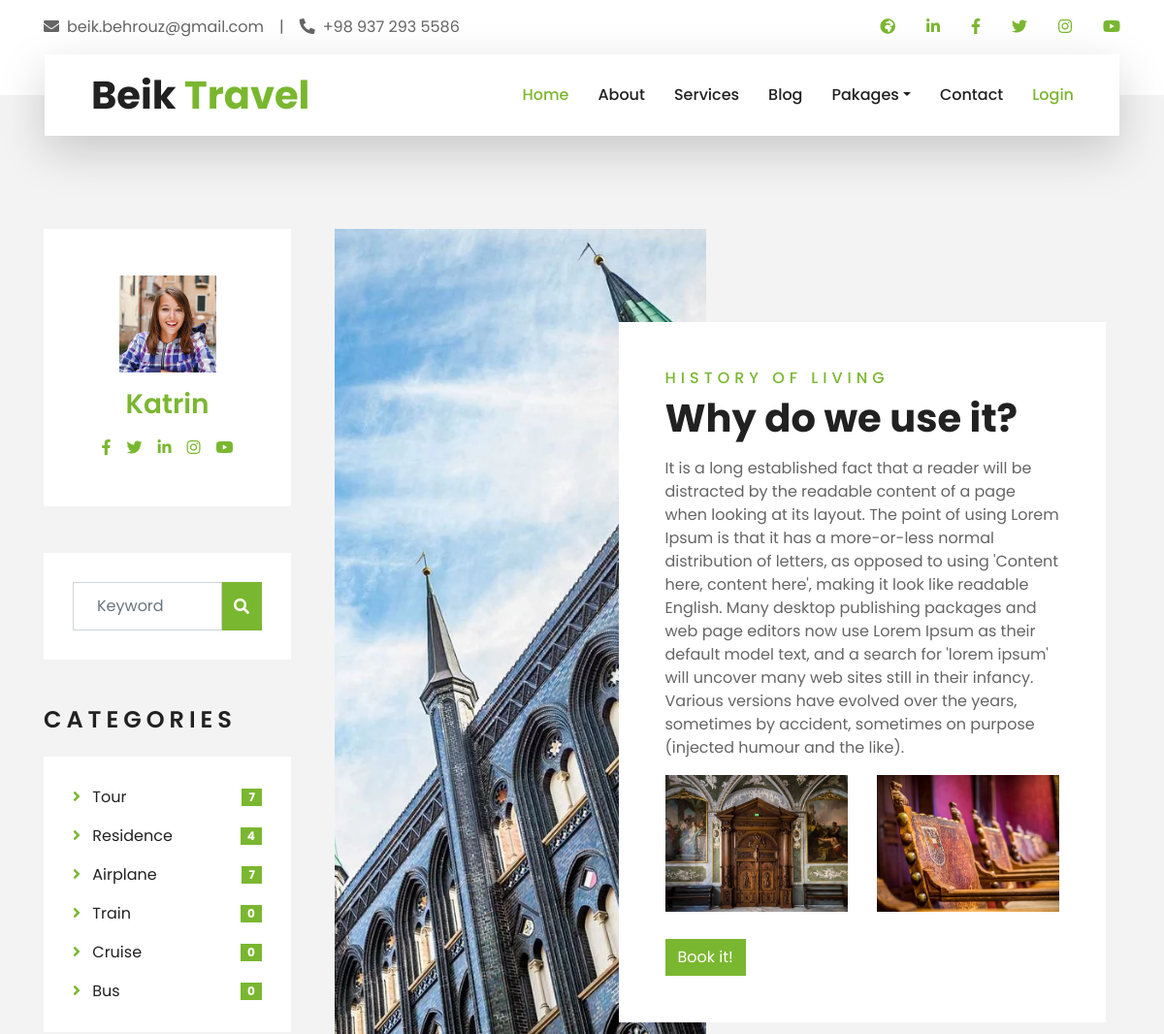
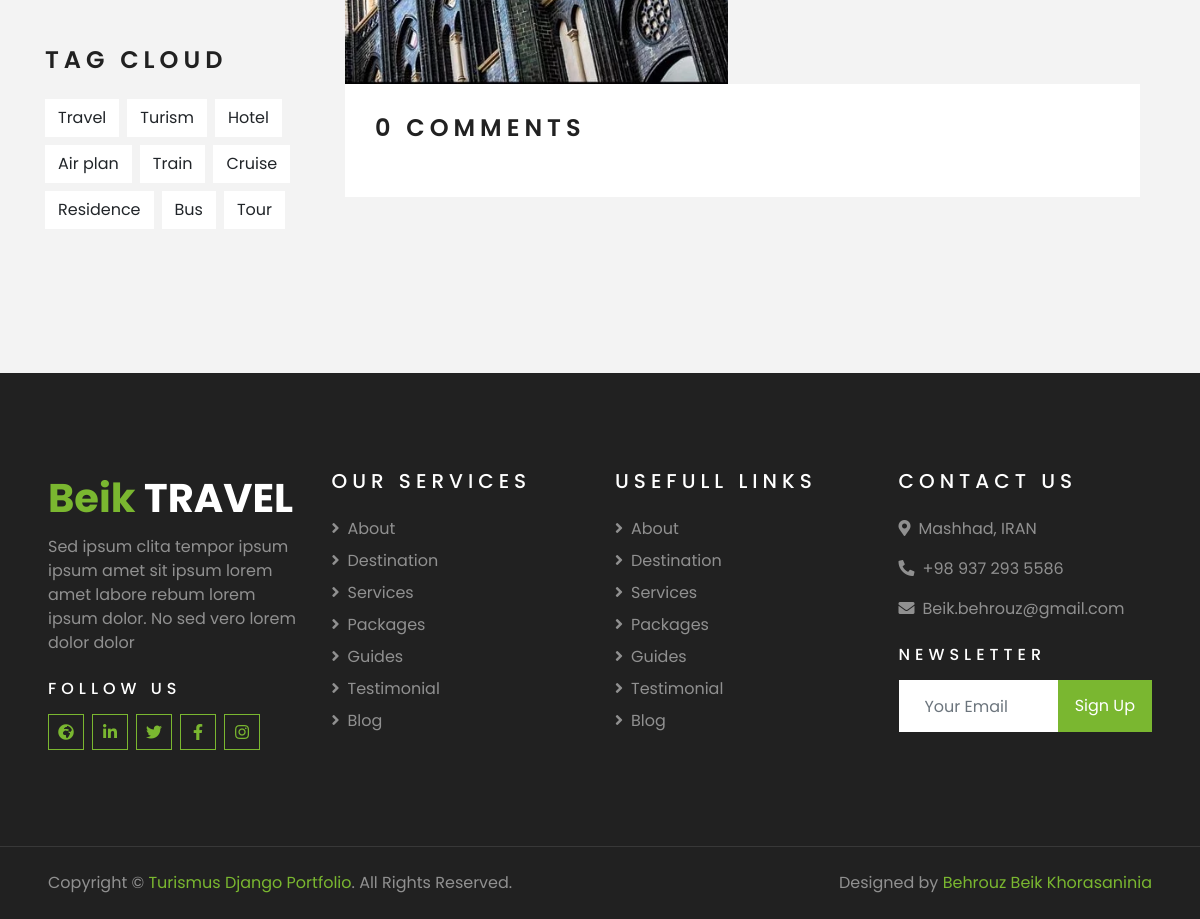
/Blog/blogdetail/5/, run on the app's committed database (2 pictures, top to bottom).
### Account/models.py (models this page shows, shortened)
class CustomUser (AbstractBaseUser, PermissionsMixin):
    USERTYPE=(
        ('Ma','MASTER'),
        ('Tr','TRAVELER'),
        ('Us','USER'),
        ('Bl','BLOGER'),
        ('Gu', 'GUIDE'),
    )
    username = models.CharField ( max_length=100, blank=True,null=True )
    mobile  = models.CharField ( max_length=15, default='0' )
    email = models.EmailField(unique=True)
    usertype = models.CharField ( max_length=2, choices=USERTYPE, default='Us' )
    firstname  = models.CharField ( blank=True,null=True,max_length=50 )
    lastname  = models.CharField ( blank=True,null=True,max_length=50 )
    first_name  = models.CharField ( blank=True,null=True,max_length=50 )
    last_name  = models.CharField ( blank=True,null=True,max_length=50 )
    unicid  = models.CharField ( max_length=10, unique=True )
    birthday  = models.DateTimeField ( blank=True,null=True )
    gender  = models.BooleanField ( blank=True,null=True )
    status = models.BooleanField(default=False)
    image = models.ImageField ( blank=True,null=True,upload_to='Profile' )
    city = models.ForeignKey(to='Home.City', on_delete=models.CASCADE, blank=True,null=True)
    profesional = models.CharField ( max_length=50, blank=True, null=True )
    is_superuser = models.BooleanField(default=False)
    is_staff = models.BooleanField(default=False)
    is_active = models.BooleanField(default=False)
    date_joined = models.DateTimeField(blank=True, null=True)
    USERNAME_FIELD = 'email'
    EMAIL_FIELD = 'email'
    REQUIRED_FIELDS = []
    objects = UserManager()

### Blog/models.py (models this page shows, shortened)
class ArticleImg(models.Model):
    title = models.CharField(max_length=15, default="0")
    image = models.ImageField(upload_to='Frame')
    article = models.ForeignKey(Article, on_delete=models.CASCADE)
    imgOrder = models.PositiveIntegerField()

class Article(models.Model):
    STATUS_CHOISES =(
        ('pub' , 'Published'),
        ('drf', 'Draft'),
    )
    PRODUCT_STARS = [
        ('1' , 'Very Bad'),
        ('2', 'Bad'),
        ('3', 'Normal'),
        ('4', 'Good'),
        ('5', 'Perfect'),
    ]
    title = models.CharField(max_length=50)
    frame = models.ForeignKey(Frame, on_delete=models.CASCADE)
    create = models.DateTimeField(auto_now_add=True)
    update = models.DateTimeField(auto_now=True)
    author = models.ForeignKey( CustomUser, on_delete=models.CASCADE )
    status = models.CharField(choices=STATUS_CHOISES,max_length=3,default='drf')

class ArticlePart(models.Model):
    partTitle = models.CharField(max_length=50)
    text = models.TextField()
    article = models.ForeignKey(Article, on_delete=models.CASCADE)
    partOrder = models.PositiveIntegerField()

class ArticleLink(models.Model):
    title = models.CharField(max_length=50, default="0")
    link = models.CharField(max_length=150)
    article = models.ForeignKey(Article, on_delete=models.CASCADE)
    linkOrder = models.PositiveIntegerField()

### Blog/views.py (the view)
# urls.py: path('blogdetail/<int:articleid>/', views.blogdetail, name='blogdetail'),
def blogdetail(request, articleid):
    class counter():
        tour = Tour.objects.all().count()
        airplane = Transport.objects.filter(beginning__type='Pl').count()
        train = Transport.objects.filter(beginning__type='Tr').count()
        bus = Transport.objects.filter(beginning__type='BU').count()
        cruise = Transport.objects.filter(beginning__type='Cr').count()
        residence = Residence.objects.all().count()
    class MyArticle:
        def __init__(self, selectarticle):
            self.id = selectarticle.id
            self.parts = ArticlePart.objects.filter(article_id=selectarticle.id).order_by('partOrder')
            self.images = ArticleImg.objects.filter(article_id=selectarticle.id).order_by('imgOrder')
            self.links = ArticleLink.objects.filter(article_id=selectarticle.id).order_by('linkOrder')
            self.title = selectarticle.title
            self.frame = selectarticle.frame.htmlFileName
            self.create = selectarticle.create
            self.month = (datetime.datetime.strptime(str(self.create.month), "%m")).strftime("%b")
            self.update = selectarticle.update
            self.author = selectarticle.author
            self.status = selectarticle.status
    myarticle = MyArticle(Article.objects.get(id=articleid))
    comments = Comment.objects.filter(article_id=articleid, active=True)
    context = {
        'counter':counter,
        'myarticle' : myarticle,
        'comments':comments,
    }
    return (render(request,'Blog/blogdetail.html',context))

### Blog/templates/Blog/blogdetail.html (shortened to what this page needs)
{% extends '_base.html' %}
{% load static %}
{% load djmoney %}
{% block static%}
    <link href="{% static 'lib/owlcarousel/assets/owl.carousel.min.css' %}" rel="stylesheet">
    <link href="{% static 'lib/tempusdominus/css/tempusdominus-bootstrap-4.min.css' %}" rel="stylesheet" />
    <link href="{% static 'css/style.css' %}" rel="stylesheet">
    <link href="{% static 'css/newstyle.css' %}" rel="stylesheet">
{%endblock%}
{% block body %}
    <div class="container-fluid py-5">
        <div class="container py-5">
            <div class="row">
                <div class="col-lg-3 mt-5 mt-lg-0">
                    <div class="d-flex flex-column text-center bg-white mb-5 py-5 px-4">
                        {% if myarticle.author.image %}
                        <img src="{{ myarticle.author.image.url }}" alt="{{ myarticle.author.firstname }}" class="img-fluid mx-auto mb-3" style="width: 100px;">
                        {% endif %}
                        <h3 class="text-primary mb-3">{{ myarticle.author.firstname }}</h3>
                        <div class="d-flex justify-content-center">
                            <a class="text-primary px-2" href="">
                                <i class="fab fa-facebook-f"></i>
                            </a>
                            <a class="text-primary px-2" href="">
                                <i class="fab fa-twitter"></i>
                            </a>
                            <a class="text-primary px-2" href="">
                                <i class="fab fa-linkedin-in"></i>
                            </a>
                            <a class="text-primary px-2" href="">
                                <i class="fab fa-instagram"></i>
                            </a>
                            <a class="text-primary px-2" href="">
                                <i class="fab fa-youtube"></i>
                            </a>
                        </div>
                    </div>
                    <div class="mb-5">
                        <div class="bg-white" style="padding: 30px;">
                            <div class="input-group">
                                <input type="text" class="form-control p-4" placeholder="Keyword">
                                <div class="input-group-append">
                                    <span class="input-group-text bg-primary border-primary text-white"><i
                                            class="fa fa-search"></i></span>
                                </div>
                            </div>
                        </div>
                    </div>
                    <div class="mb-5">
                        <h4 class="text-uppercase mb-4" style="letter-spacing: 5px;">Categories</h4>
                        <div class="bg-white" style="padding: 30px;">
                            <ul class="list-inline m-0">
                                <li class="mb-3 d-flex justify-content-between align-items-center">
                                    <a class="text-dark" href="#">
                                        <i class="fa fa-angle-right text-primary mr-2"></i>
                                        Tour
                                    </a>
                                    <span class="badge badge-primary badge-pill">{{ counter.tour }}</span>
                                </li>
                                <li class="mb-3 d-flex justify-content-between align-items-center">
                                    <a class="text-dark" href="#">
                                        <i class="fa fa-angle-right text-primary mr-2"></i>
                                        Residence
                                    </a>
                                    <span class="badge badge-primary badge-pill">{{ counter.residence }}</span>
                                </li>
                                <li class="mb-3 d-flex justify-content-between align-items-center">
                                    <a class="text-dark" href="#">
                                        <i class="fa fa-angle-right text-primary mr-2"></i>
                                        Airplane
                                    </a>
                                    <span class="badge badge-primary badge-pill">{{ counter.airplane }}</span>
                                </li>
                                <li class="mb-3 d-flex justify-content-between align-items-center">
                                    <a class="text-dark" href="#">
                                        <i class="fa fa-angle-right text-primary mr-2"></i>
                                        Train
                                    </a>
                                    <span class="badge badge-primary badge-pill">{{ counter.train }}</span>
                                </li>
                                <li class="mb-3 d-flex justify-content-between align-items-center">
                                    <a class="text-dark" href="#">
                                        <i class="fa fa-angle-right text-primary mr-2"></i>
                                        Cruise
                                    </a>
                                    <span class="badge badge-primary badge-pill">{{ counter.cruise }}</span>
                                </li>
                                <li class="d-flex justify-content-between align-items-center">
                                    <a class="text-dark" href="#">
                                        <i class="fa fa-angle-right text-primary mr-2"></i>
                                        Bus
                                    </a>
                                    <span class="badge badge-primary badge-pill">{{ counter.bus }}</span>
                                </li>
                            </ul>
                        </div>
                    </div>
                    <div class="mb-5">
                        <h4 class="text-uppercase mb-4" style="letter-spacing: 5px;">Tag Cloud</h4>
                        <div class="d-flex flex-wrap m-n1">
                            <a href="" class="btn btn-light m-1">Travel</a>
                            <a href="" class="btn btn-light m-1">Turism</a>
                            <a href="" class="btn btn-light m-1">Hotel</a>
                            <a href="" class="btn btn-light m-1">Air plan</a>
                            <a href="" class="btn btn-light m-1">Train</a>
                            <a href="" class="btn btn-light m-1">Cruise</a>
                            <a href="" class="btn btn-light m-1">Residence</a>
                            <a href="" class="btn btn-light m-1">Bus</a>
                            <a href="" class="btn btn-light m-1">Tour</a>
                        </div>
                    </div>
                </div>
                <div class="col-lg-9">
                        <div class="col-lg-12">
                            {% include myarticle.frame %}
                        </div>
                        <div class="col-lg-12">
                            <div class="bg-white" style="padding: 30px; margin-bottom: 30px;">
                                <h4 class="text-uppercase mb-4" style="letter-spacing: 5px;">{{ comments.count }} Comments</h4>
                            </div>
                        </div>
                </div>
            </div>
        </div>
    </div>
    {% endblock %}

### templates/blogFrame1.html
{% load static %}
        <div class="row">
            <div class="col-lg-6" style="min-height: 500px;">
                <div class="position-relative h-100">
                    <img class="position-absolute w-100 h-100" src="{{ myarticle.images.0.image.url }}" alt="{{ myarticle.title }}" style="object-fit: cover;">
                </div>
            </div>
            <div class="col-lg-6 pt-5 pb-lg-5">
                <div class="about-text bg-white p-4 p-lg-5 my-lg-5">
                    <h6 class="text-primary text-uppercase" style="letter-spacing: 5px;">{{ myarticle.title }}</h6>
                    <h1 class="mb-3">{{ myarticle.parts.0.partTitle }}</h1>
                    <p>{{ myarticle.parts.0.text }}</p>
                    <div class="row mb-4">
                        <div class="col-6">
                            <img class="img-fluid" src="{{ myarticle.images.1.image.url }}" alt="{{ myarticle.images.1.title }}">
                        </div>
                        <div class="col-6">
                            <img class="img-fluid" src="{{ myarticle.images.2.image.url }}" alt="{ myarticle.images.2.title }}">
                        </div>
                    </div>
                    <a href="{{ myarticle.links.0.link }}" class="btn btn-primary mt-1">{{ myarticle.links.0.title }}</a>
                </div>
            </div>
        </div>

### data on the page
CustomUser: author.image (picture), author.firstname "Katrin"
ArticleImg: images.0.image (picture)
Article: title "HISTORY OF LIVING"
ArticlePart: parts.0.partTitle "Why do we use it?", parts.0.text "It is a long established fact that a reader will be distracted by the readable content of a page when looking at its layout. The point of using Lorem Ipsum is that it has a more-or-less normal distribution of letters, as opposed to using 'Content here, content here', making it look like readable English. Many desktop publishing packages and web page editors now use Lorem Ipsum as their default model text, and a search for 'lorem ipsum' will uncover many web sites still in their infancy. Various versions have evolved over the years, sometimes by accident, sometimes on purpose (injected humour and the like)."
ArticleImg: images.1.image (picture)
ArticleImg: images.2.image (picture)
ArticleLink: links.0 "Book it!"

### other printed values
{{ counter.tour }} "7"
{{ counter.residence }} "4"
{{ counter.airplane }} "7"
{{ counter.train }} "0"
{{ counter.cruise }} "0"
{{ counter.bus }} "0"
{{ comments.count }} "0"
